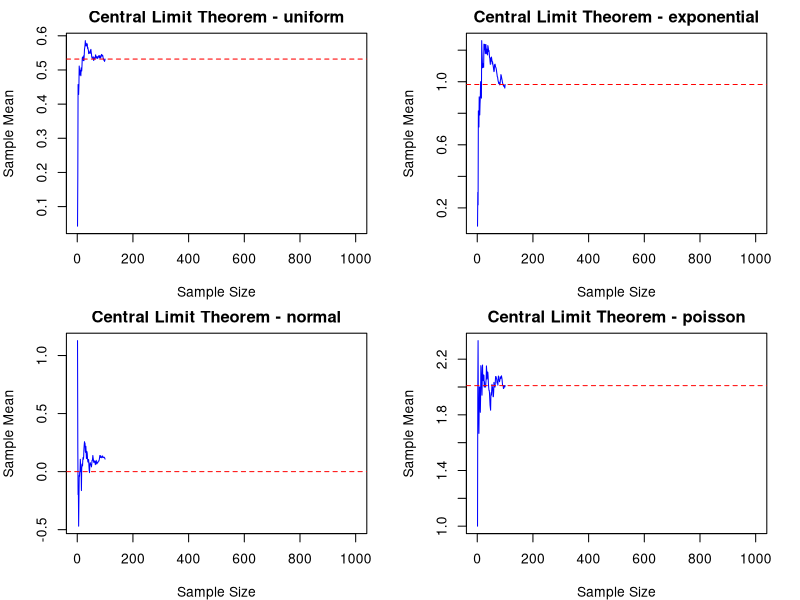

Reproduce this figure in R.
# Clear objects from Memory :
rm(list=ls())
#Clear Console:
cat("\014")

# Example of Central Limit Theorem using multiple distributions

# Number of samples to generate
num_samples <- 1000

# Number of observations in each sample
sample_size <- 100

# Function to generate a random sample from a given distribution
generate_sample <- function(distribution) {
  switch(distribution,
         "uniform" = runif(sample_size),
         "exponential" = rexp(sample_size),
         "normal" = rnorm(sample_size),
         "poisson" = rpois(sample_size, lambda = 2))
}

# Distribution names
distributions <- c("uniform", "exponential", "normal", "poisson")

# Plot settings
par(mfrow = c(2, 2))
par(mar = c(4, 4, 2, 2))

# Generate samples and plot the sample means
for (dist in distributions) {
  # Generate sample
  sample <- generate_sample(dist)
  
  # Calculate sample means
  sample_means <- sapply(1:num_samples, function(n) mean(sample[1:n]))
  
  # Plot the sample means
  plot(1:num_samples, sample_means, type = "l", col = "blue", xlab = "Sample Size",
       ylab = "Sample Mean", main = paste("Central Limit Theorem -", dist))
  
  # Add a reference line at the population mean
  if (dist == "normal") {
    abline(h = 0, col = "red", lty = 2)
  } else {
    abline(h = mean(sample), col = "red", lty = 2)
  }
}

# Reset plot settings to (1 Row, 1 Column)
par(mfrow = c(1, 1))
